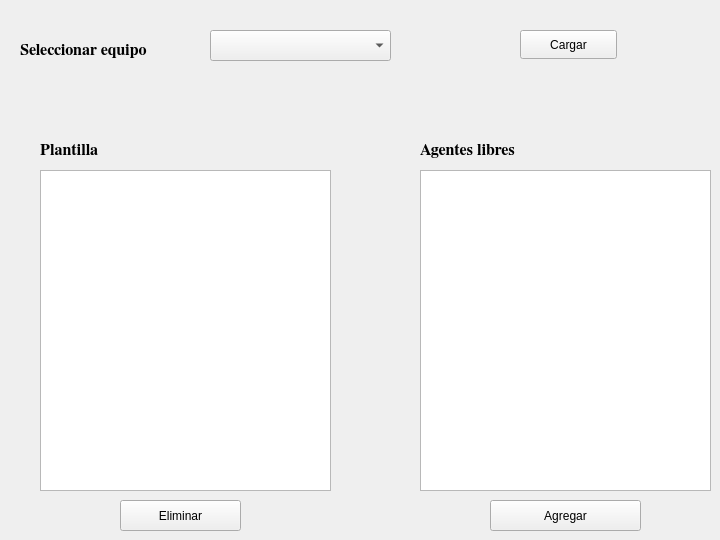
    <widget class="QWidget" name="tab_8">
     <attribute name="title">
      <string>Modificar equipo</string>
     </attribute>
     <widget class="QComboBox" name="comboBox_7">
      <property name="geometry">
       <rect>
        <x>210</x>
        <y>30</y>
        <width>181</width>
        <height>31</height>
       </rect>
      </property>
     </widget>
     <widget class="QListWidget" name="listWidget">
      <property name="geometry">
       <rect>
        <x>40</x>
        <y>170</y>
        <width>291</width>
        <height>321</height>
       </rect>
      </property>
     </widget>
     <widget class="QLabel" name="label_58">
      <property name="geometry">
       <rect>
        <x>20</x>
        <y>40</y>
        <width>181</width>
        <height>20</height>
       </rect>
      </property>
      <property name="font">
       <font>
        <family>FreeSerif</family>
        <pointsize>12</pointsize>
        <weight>75</weight>
        <bold>true</bold>
       </font>
      </property>
      <property name="text">
       <string>Seleccionar equipo</string>
      </property>
     </widget>
     <widget class="QLabel" name="label_59">
      <property name="geometry">
       <rect>
        <x>40</x>
        <y>140</y>
        <width>151</width>
        <height>21</height>
       </rect>
      </property>
      <property name="font">
       <font>
        <family>FreeSerif</family>
        <pointsize>12</pointsize>
        <weight>75</weight>
        <bold>true</bold>
       </font>
      </property>
      <property name="text">
       <string>Plantilla</string>
      </property>
     </widget>
     <widget class="QPushButton" name="pushButton_2">
      <property name="geometry">
       <rect>
        <x>120</x>
        <y>500</y>
        <width>121</width>
        <height>31</height>
       </rect>
      </property>
      <property name="text">
       <string>Eliminar</string>
      </property>
     </widget>
     <widget class="QLabel" name="label_60">
      <property name="geometry">
       <rect>
        <x>420</x>
        <y>140</y>
        <width>151</width>
        <height>21</height>
       </rect>
      </property>
      <property name="font">
       <font>
        <family>FreeSerif</family>
        <pointsize>12</pointsize>
        <weight>75</weight>
        <bold>true</bold>
       </font>
      </property>
      <property name="text">
       <string>Agentes libres</string>
      </property>
     </widget>
     <widget class="QListWidget" name="listWidget_2">
      <property name="geometry">
       <rect>
        <x>420</x>
        <y>170</y>
        <width>291</width>
        <height>321</height>
       </rect>
      </property>
     </widget>
     <widget class="QPushButton" name="pushButton_3">
      <property name="geometry">
       <rect>
        <x>490</x>
        <y>500</y>
        <width>151</width>
        <height>31</height>
       </rect>
      </property>
      <property name="text">
       <string>Agregar</string>
      </property>
     </widget>
     <widget class="QPushButton" name="cargar_cbEquipos">
      <property name="geometry">
       <rect>
        <x>520</x>
        <y>30</y>
        <width>97</width>
        <height>29</height>
       </rect>
      </property>
      <property name="text">
       <string>Cargar</string>
      </property>
     </widget>
    </widget>
